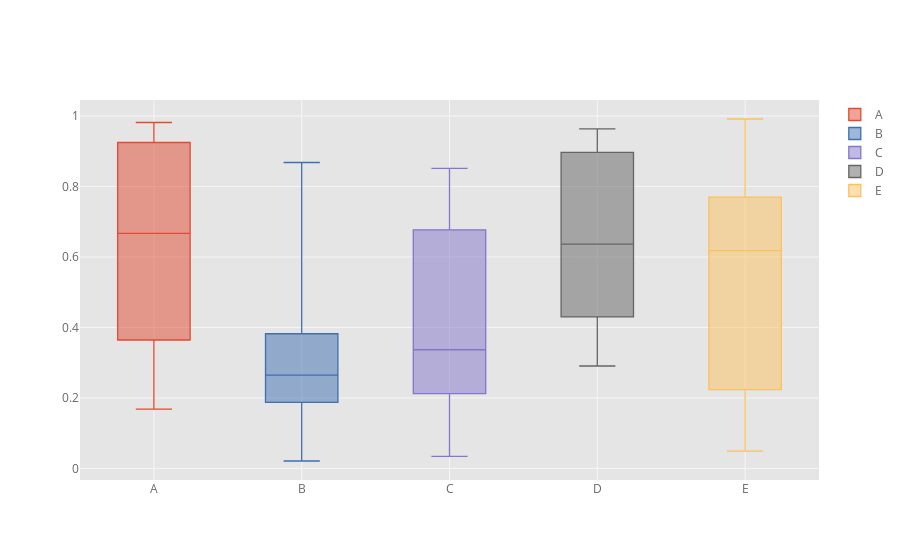

The notebook cell saved with this chart:
### Code cell
import plotly.plotly as py
import cufflinks as cf
import pandas as pd
import numpy as np

cf.set_config_file(offline=True, world_readable=True, theme='ggplot')

df = pd.DataFrame(np.random.rand(10, 5), columns=['A', 'B', 'C', 'D', 'E'])
df.iplot(kind='box', filename='cufflinks/box-plots')

### Figure 1 — Plotly figure (JSON) as saved in the notebook; plotly's stock layout.template omitted (floating-point values rounded to 4 significant figures)
{"data": [{"boxpoints": false, "line": {"width": 1.3}, "marker": {"color": "rgba(226, 74, 51, 1.0)"}, "name": "A", "orientation": "v", "type": "box", "uid": "f60781f3-001d-4ce9-8872-178d2b9d2d5d", "y": [0.9271, 0.2007, 0.8801, 0.168, 0.9249, 0.8251, 0.5095, 0.3673, 0.3644, 0.9817]}, {"boxpoints": false, "line": {"width": 1.3}, "marker": {"color": "rgba(62, 111, 176, 1.0)"}, "name": "B", "orientation": "v", "type": "box", "uid": "f5a43c8f-6505-4312-a96b-63b1b60c780e", "y": [0.7911, 0.1872, 0.1911, 0.8681, 0.136, 0.02105, 0.3821, 0.3044, 0.2247, 0.3362]}, {"boxpoints": false, "line": {"width": 1.3}, "marker": {"color": "rgba(132, 118, 202, 1.0)"}, "name": "C", "orientation": "v", "type": "box", "uid": "7b3a2aa3-9bff-4e42-8016-6b41aa7fe87c", "y": [0.4698, 0.677, 0.3218, 0.8512, 0.3517, 0.2121, 0.2846, 0.03401, 0.05753, 0.7468]}, {"boxpoints": false, "line": {"width": 1.3}, "marker": {"color": "rgba(101, 101, 101, 1.0)"}, "name": "D", "orientation": "v", "type": "box", "uid": "e205cbb8-da39-477e-baa9-5aa4f548e4bb", "y": [0.2906, 0.5674, 0.9638, 0.9264, 0.4299, 0.3767, 0.8967, 0.5482, 0.7583, 0.7055]}, {"boxpoints": false, "line": {"width": 1.3}, "marker": {"color": "rgba(251, 193, 94, 1.0)"}, "name": "E", "orientation": "v", "type": "box", "uid": "66f237a5-b883-4857-96c5-4b4c17d2f1bd", "y": [0.9655, 0.04886, 0.7118, 0.2237, 0.5249, 0.9916, 0.7618, 0.3232, 0.77, 0.0995]}], "layout": {"legend": {"bgcolor": "#FFFFFF", "font": {"color": "#666666"}}, "paper_bgcolor": "#FFFFFF", "plot_bgcolor": "#E5E5E5", "title": {"font": {"color": "#151516"}}, "xaxis": {"gridcolor": "#F6F6F6", "showgrid": true, "tickfont": {"color": "#666666"}, "title": {"font": {"color": "#666666"}, "text": ""}, "zerolinecolor": "#F6F6F6"}, "yaxis": {"gridcolor": "#F6F6F6", "showgrid": true, "tickfont": {"color": "#666666"}, "title": {"font": {"color": "#666666"}, "text": ""}, "zerolinecolor": "#F6F6F6"}}}
